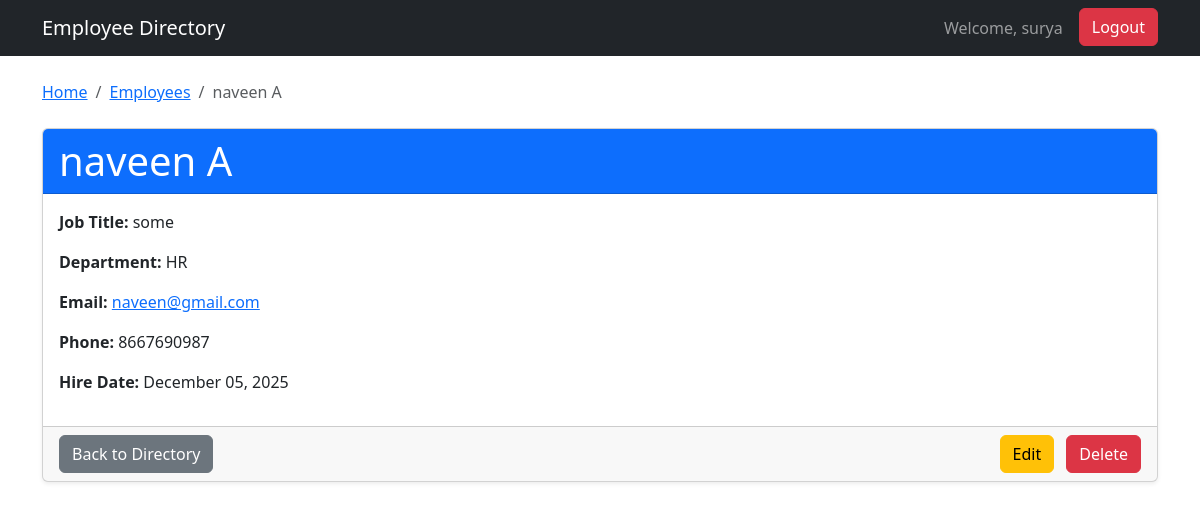
Page /employees/employee/2/ (signed in) on the committed database.
### employees/models.py (models this page shows, shortened)
class Employee(models.Model):
    first_name = models.CharField(max_length=100)
    last_name = models.CharField(max_length=100)
    email = models.EmailField(unique=True)
    phone_number = models.CharField(max_length=20, blank=True, null=True)
    hire_date = models.DateField()
    job_title = models.CharField(max_length=100)
    department = models.ForeignKey(Department, on_delete=models.SET_NULL, null=True, blank=True)
    class Meta:
        ordering = ['last_name', 'first_name']
    def get_absolute_url(self):
        return reverse('employee_detail', kwargs={'pk': self.pk})
    def full_name(self):
        return f"{self.first_name} {self.last_name}"

class Department(models.Model):
    name = models.CharField(max_length=100, unique=True)
    class Meta:
        ordering = ['name']
    def __str__(self):
        return self.name

### employees/views.py (the view)
# urls.py: path('employee/<int:pk>/', EmployeeDetailView.as_view(), name='employee_detail'),
class EmployeeDetailView(DetailView):
    model = Employee
    template_name = 'employees/employee_detail.html'
    context_object_name = 'employee'
    def get_context_data(self, **kwargs):
        context = super().get_context_data(**kwargs)
        employee = self.get_object()
        context['breadcrumbs'] = [
            {'name': 'Home', 'url': reverse_lazy('home')},
            {'name': 'Employees', 'url': reverse_lazy('employee_list')},
            {'name': employee.full_name(), 'url': employee.get_absolute_url()},
        ]
        return context

### employees/templates/employees/employee_detail.html (shortened to what this page needs)
{% extends 'base.html' %}
{% block content %}
<div class="card my-4 shadow-sm">
    <div class="card-header bg-primary text-white">
        <h1 class="card-title mb-0">{{ employee.full_name }}</h1>
    </div>
    <div class="card-body">
        <p><strong>Job Title:</strong> {{ employee.job_title }}</p>
        <p><strong>Department:</strong> {{ employee.department|default:"Not Assigned" }}</p>
        <p><strong>Email:</strong> <a href="mailto:{{ employee.email }}">{{ employee.email }}</a></p>
        <p><strong>Phone:</strong> {{ employee.phone_number|default:"N/A" }}</p>
        <p><strong>Hire Date:</strong> {{ employee.hire_date|date:"F d, Y" }}</p>
    </div>
    <div class="card-footer d-flex justify-content-between">
        <a href="{% url 'employee_list' %}" class="btn btn-secondary">Back to Directory</a>
        {% if user.is_staff %}
            <div>
                <a href="{% url 'employee_edit' employee.pk %}" class="btn btn-warning me-2">Edit</a>
                <a href="{% url 'employee_delete' employee.pk %}" class="btn btn-danger">Delete</a>
            </div>
        {% endif %}
    </div>
</div>
{% endblock %}

### templates/base.html (shortened to what this page needs)
<!DOCTYPE html>
<html lang="en">
<head>
    <link href="https://cdn.jsdelivr.net/npm/bootstrap@5.3.3/dist/css/bootstrap.min.css" rel="stylesheet">
</head>
<body>
    <nav class="navbar navbar-expand-lg navbar-dark bg-dark">
        <div class="container">
            <a class="navbar-brand" href="{% url 'home' %}">Employee Directory</a>
            <div class="collapse navbar-collapse" id="navbarNav">
                <ul class="navbar-nav ms-auto">
                    {% if user.is_authenticated %}
                    <span class="navbar-text me-3">
                        Welcome, {{ user.username }}
                    </span>
                    <li class="nav-item">
                        <form action="{% url 'logout' %}" method="post" style="display: inline;">
                            <button type="submit" class="btn btn-danger">Logout</button>
                        </form>
                    </li>
                    {% else %}
                    <li class="nav-item">
                        <a class="btn btn-success" href="{% url 'login' %}">Login</a>
                    </li>
                    {% endif %}
                </ul>
            </div>
        </div>
    </nav>
    <div class="container mt-4">
        {% if breadcrumbs %}
        <nav aria-label="breadcrumb" class="mb-3">
            <ol class="breadcrumb">
                {% for crumb in breadcrumbs %}
                    {% if forloop.last %}
                        <li class="breadcrumb-item active" aria-current="page">{{ crumb.name }}</li>
                    {% else %}
                        <li class="breadcrumb-item"><a href="{{ crumb.url }}">{{ crumb.name }}</a></li>
                    {% endif %}
                {% endfor %}
            </ol>
        </nav>
        {% endif %}
        {% block content %}{% endblock %}
    </div>
</body>
</html>

### rows in the picture
Employee: full_name "naveen A", job_title "some", department "HR", email "naveen@gmail.com", phone_number "8667690987", hire_date "December 05, 2025"

### other values in the picture
{{ user.username }} "surya"
{{ crumb.name }} "Home" "Employees"
{{ crumb.name }} "naveen A"
